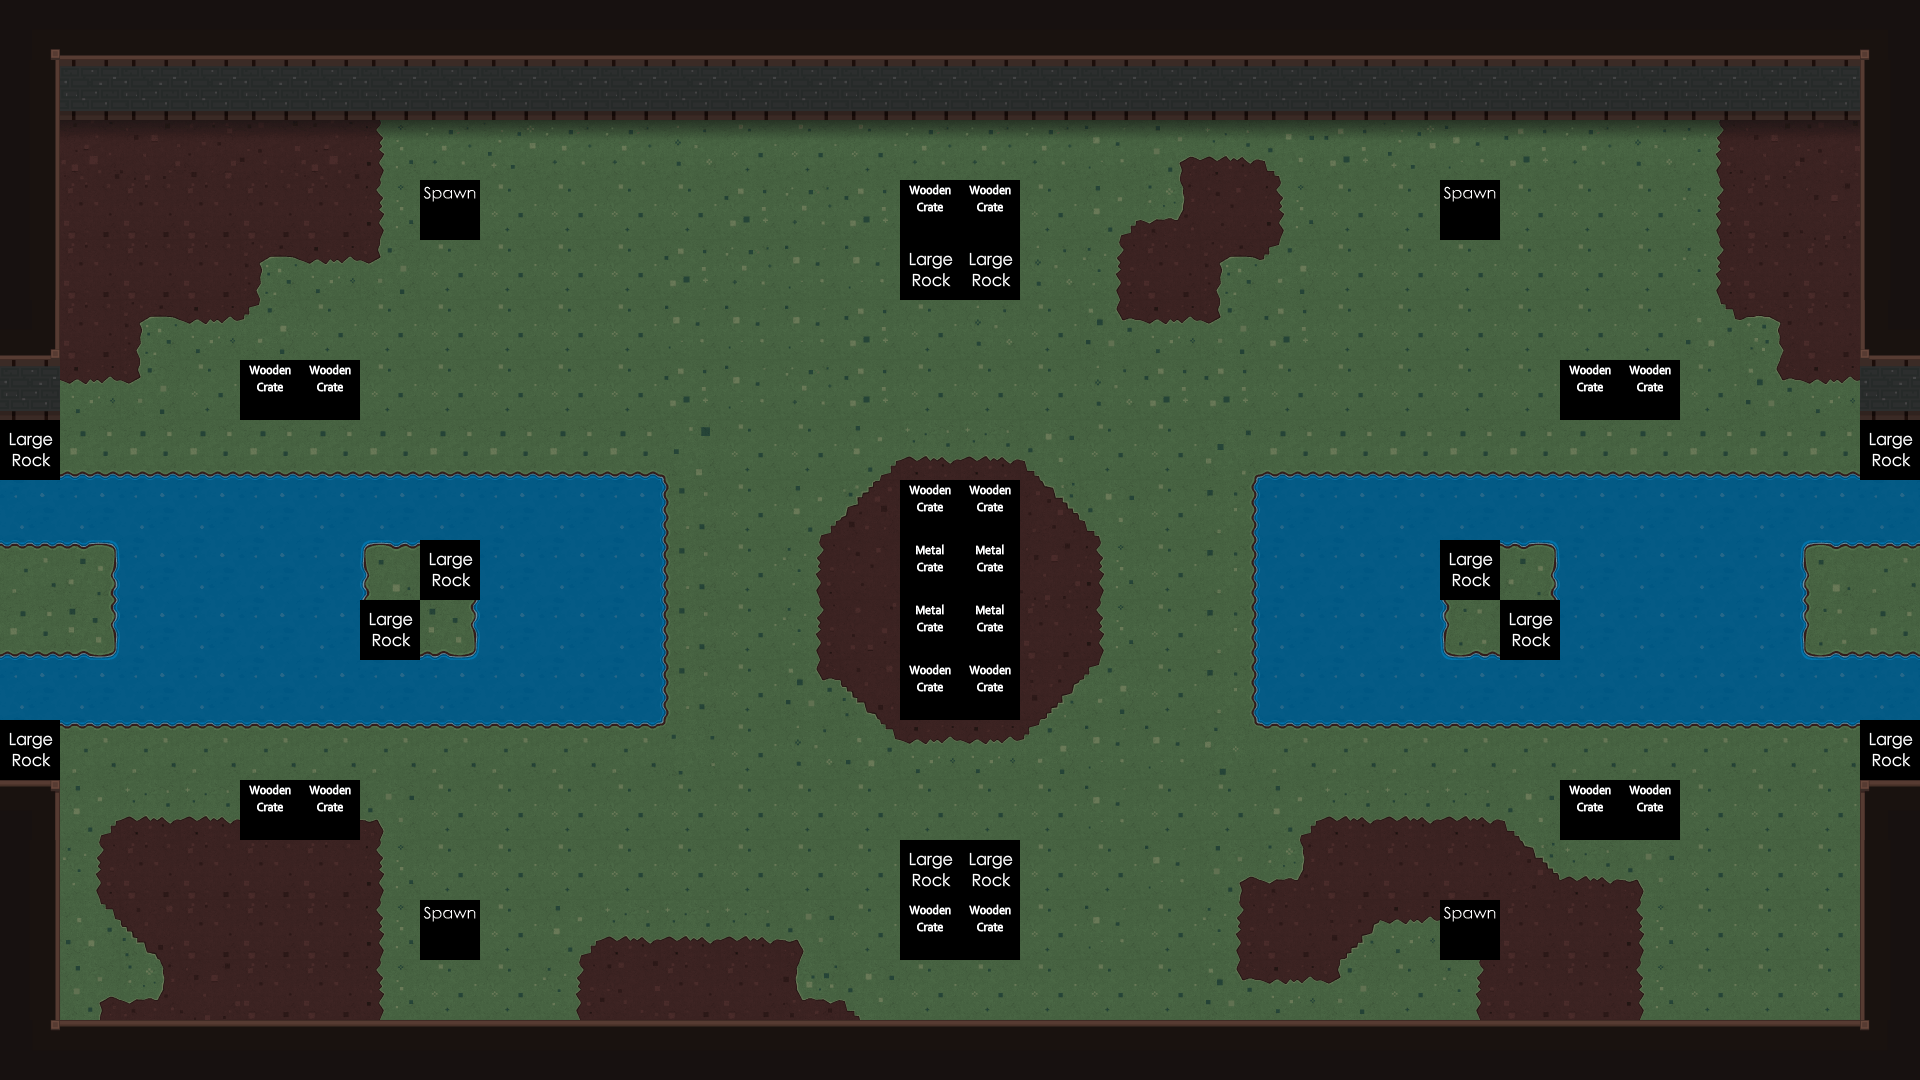

Tiled map render using the project's own tile images. Description and the whole map definition, tile-layer contents included, below:
An orthogonal 32x18 tile map with 60x60 px tiles, 3 tile layers (Water, Main, Meta).

<map version="1.0" orientation="orthogonal" width="32" height="18" tilewidth="60" tileheight="60">
 <tileset firstgid="1" name="ground" tilewidth="60" tileheight="60" spacing="2" margin="2">
  <image source="../img/map/TilemapOuya.png" width="1024" height="1024" />
 </tileset>
 <layer name="Water" width="32" height="18">
  <data encoding="csv">
0,0,0,0,0,0,0,0,0,0,0,0,0,0,0,0,0,0,0,0,0,0,0,0,0,0,0,0,0,0,0,0,
0,0,0,0,0,0,0,0,0,0,0,0,0,0,0,0,0,0,0,0,0,0,0,0,0,0,0,0,0,0,0,0,
0,0,0,0,0,0,0,0,0,0,0,0,0,0,0,0,0,0,0,0,0,0,0,0,0,0,0,0,0,0,0,0,
0,0,0,0,0,0,0,0,0,0,0,0,0,0,0,0,0,0,0,0,0,0,0,0,0,0,0,0,0,0,0,0,
0,0,0,0,0,0,0,0,0,0,0,0,0,0,0,0,0,0,0,0,0,0,0,0,0,0,0,0,0,0,0,0,
0,0,0,0,0,0,0,0,0,0,0,0,0,0,0,0,0,0,0,0,0,0,0,0,0,0,0,0,0,0,0,0,
0,0,0,0,0,0,0,0,0,0,0,0,0,0,0,0,0,0,0,0,0,0,0,0,0,0,0,0,0,0,0,0,
124,124,124,124,124,124,124,124,124,124,124,124,0,0,0,0,0,0,0,0,124,124,124,124,124,124,124,124,124,124,124,124,
124,124,124,124,124,124,124,124,124,124,124,124,0,0,0,0,0,0,0,0,124,124,124,124,124,124,124,124,124,124,124,124,
124,124,124,124,124,124,124,124,124,124,124,124,0,0,0,0,0,0,0,0,124,124,124,124,124,124,124,124,124,124,124,124,
124,124,124,124,124,124,124,124,124,124,124,124,0,0,0,0,0,0,0,0,124,124,124,124,124,124,124,124,124,124,124,124,
124,124,124,124,124,124,124,124,124,124,124,124,0,0,0,0,0,0,0,0,124,124,124,124,124,124,124,124,124,124,124,124,
124,124,124,124,124,124,124,124,124,124,124,124,0,0,0,0,0,0,0,0,124,124,124,124,124,124,124,124,124,124,124,124,
0,0,0,0,0,0,0,0,0,0,0,0,0,0,0,0,0,0,0,0,0,0,0,0,0,0,0,0,0,0,0,0,
0,0,0,0,0,0,0,0,0,0,0,0,0,0,0,0,0,0,0,0,0,0,0,0,0,0,0,0,0,0,0,0,
0,0,0,0,0,0,0,0,0,0,0,0,0,0,0,0,0,0,0,0,0,0,0,0,0,0,0,0,0,0,0,0,
0,0,0,0,0,0,0,0,0,0,0,0,0,0,0,0,0,0,0,0,0,0,0,0,0,0,0,0,0,0,0,0,
0,0,0,0,0,0,0,0,0,0,0,0,0,0,0,0,0,0,0,0,0,0,0,0,0,0,0,0,0,0,0,0
</data>
 </layer>
 <layer name="Main" width="32" height="18">
  <data encoding="csv">
129,147,147,147,147,147,147,147,147,147,147,147,147,147,147,147,147,147,147,147,147,147,147,147,147,147,147,147,147,147,147,140,
145,4,4,4,4,4,4,4,4,4,4,4,4,4,4,4,4,4,4,4,4,4,4,4,4,4,4,4,4,4,4,144,
145,169,168,170,171,169,197,175,173,175,175,176,174,174,174,175,175,175,177,193,198,192,172,173,177,172,175,176,196,168,171,144,
145,8,8,8,8,8,36,22,22,22,22,22,20,23,20,22,22,22,31,18,10,36,22,22,22,22,22,22,35,8,6,144,
145,8,8,8,13,27,28,22,22,22,22,20,23,25,25,22,24,24,35,8,13,30,22,22,22,22,22,22,35,8,8,144,
130,8,13,27,30,22,22,22,22,22,22,25,25,25,20,22,24,22,26,27,28,20,22,22,22,22,22,22,29,12,8,126,
4,27,28,22,22,22,22,22,22,22,22,20,25,23,20,22,22,22,24,20,20,22,22,22,22,22,22,22,22,26,27,4,
49,49,49,49,49,49,49,49,49,49,49,41,22,22,31,37,37,32,22,22,40,49,49,49,49,49,49,49,49,49,49,49,
0,0,0,0,0,0,0,0,0,0,0,48,22,31,15,8,6,14,32,22,47,0,0,0,0,0,0,0,0,0,0,0,
46,45,0,0,0,0,44,45,0,0,0,48,22,35,10,6,6,6,36,22,47,0,0,0,44,45,0,0,0,0,44,46,
49,43,0,0,0,0,42,43,0,0,0,48,22,35,11,6,10,8,36,22,47,0,0,0,42,43,0,0,0,0,42,49,
0,0,0,0,0,0,0,0,0,0,0,48,22,26,17,6,6,16,30,22,47,0,0,0,0,0,0,0,0,0,0,0,
46,46,46,46,46,46,46,46,46,46,46,39,22,24,29,27,27,30,25,25,38,46,46,46,46,46,46,46,46,46,46,46,
133,31,37,37,37,37,34,22,22,22,22,22,22,22,22,22,22,22,25,22,22,31,37,37,37,32,20,20,22,22,22,132,
145,35,8,8,8,8,36,22,22,22,22,22,22,22,22,22,22,22,22,25,33,18,8,8,8,14,37,34,22,22,22,144,
145,29,17,8,8,8,36,22,22,31,37,37,37,34,22,22,22,22,25,22,35,8,16,27,17,8,8,36,22,22,22,144,
145,33,18,6,8,8,36,22,22,35,9,8,8,19,32,22,22,22,22,22,26,27,28,22,35,8,8,36,22,22,22,144,
143,150,150,150,150,150,150,150,150,150,150,150,150,150,150,150,150,150,150,150,150,150,150,150,150,150,150,150,150,150,150,142
</data>
 </layer>
 <layer name="Meta" width="32" height="18">
  <data encoding="csv">
0,0,0,0,0,0,0,0,0,0,0,0,0,0,0,0,0,0,0,0,0,0,0,0,0,0,0,0,0,0,0,0,
0,0,0,0,0,0,0,0,0,0,0,0,0,0,0,0,0,0,0,0,0,0,0,0,0,0,0,0,0,0,0,0,
0,0,0,0,0,0,0,0,0,0,0,0,0,0,0,0,0,0,0,0,0,0,0,0,0,0,0,0,0,0,0,0,
0,0,0,0,0,0,0,157,0,0,0,0,0,0,0,160,160,0,0,0,0,0,0,0,157,0,0,0,0,0,0,0,
0,0,0,0,0,0,0,0,0,0,0,0,0,0,0,153,153,0,0,0,0,0,0,0,0,0,0,0,0,0,0,0,
0,0,0,0,0,0,0,0,0,0,0,0,0,0,0,0,0,0,0,0,0,0,0,0,0,0,0,0,0,0,0,0,
0,0,0,0,160,160,0,0,0,0,0,0,0,0,0,0,0,0,0,0,0,0,0,0,0,0,160,160,0,0,0,0,
153,0,0,0,0,0,0,0,0,0,0,0,0,0,0,0,0,0,0,0,0,0,0,0,0,0,0,0,0,0,0,153,
0,0,0,0,0,0,0,0,0,0,0,0,0,0,0,160,160,0,0,0,0,0,0,0,0,0,0,0,0,0,0,0,
0,0,0,0,0,0,0,153,0,0,0,0,0,0,0,161,161,0,0,0,0,0,0,0,153,0,0,0,0,0,0,0,
0,0,0,0,0,0,153,0,0,0,0,0,0,0,0,161,161,0,0,0,0,0,0,0,0,153,0,0,0,0,0,0,
0,0,0,0,0,0,0,0,0,0,0,0,0,0,0,160,160,0,0,0,0,0,0,0,0,0,0,0,0,0,0,0,
153,0,0,0,0,0,0,0,0,0,0,0,0,0,0,0,0,0,0,0,0,0,0,0,0,0,0,0,0,0,0,153,
0,0,0,0,160,160,0,0,0,0,0,0,0,0,0,0,0,0,0,0,0,0,0,0,0,0,160,160,0,0,0,0,
0,0,0,0,0,0,0,0,0,0,0,0,0,0,0,153,153,0,0,0,0,0,0,0,0,0,0,0,0,0,0,0,
0,0,0,0,0,0,0,157,0,0,0,0,0,0,0,160,160,0,0,0,0,0,0,0,157,0,0,0,0,0,0,0,
0,0,0,0,0,0,0,0,0,0,0,0,0,0,0,0,0,0,0,0,0,0,0,0,0,0,0,0,0,0,0,0,
0,0,0,0,0,0,0,0,0,0,0,0,0,0,0,0,0,0,0,0,0,0,0,0,0,0,0,0,0,0,0,0
</data>
 </layer>
</map>
